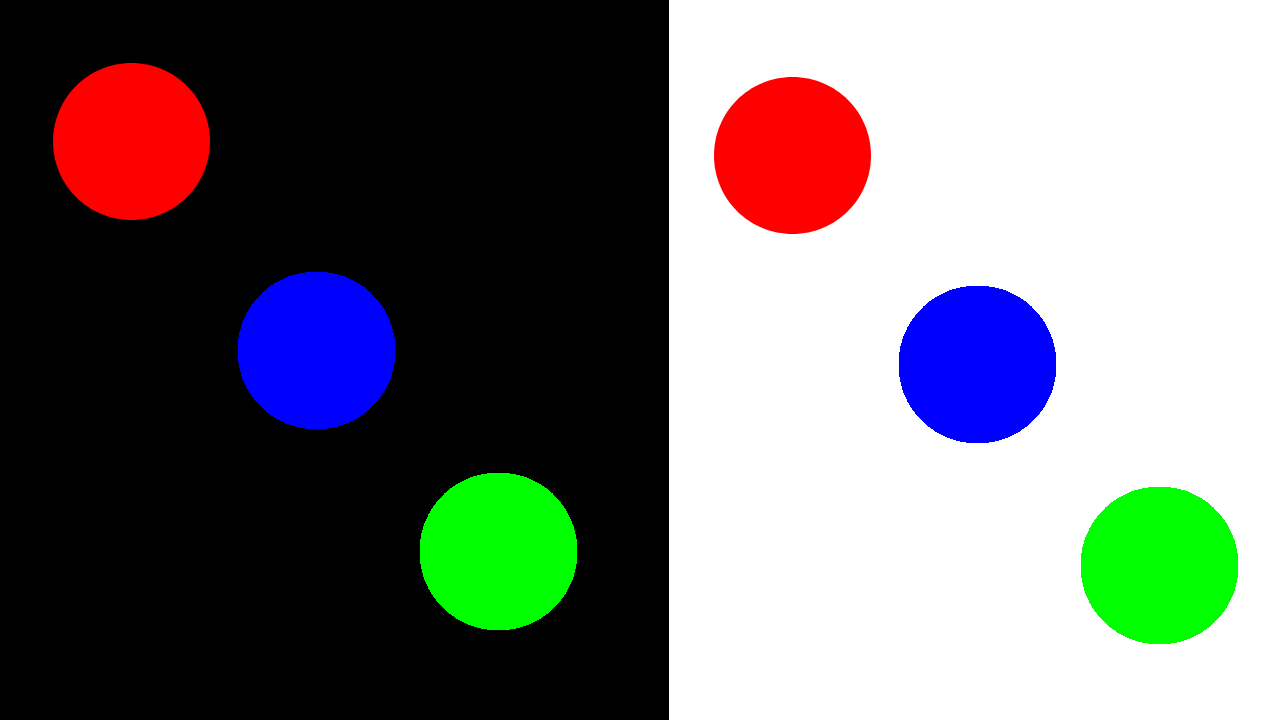
#> input picture bw_and_rgb.png, 1280 x 720 px
$ python generate_blur.py bw_and_rgb.png
#> lines starting #> are read from the running program, lines starting #| are printed output that depends on the picture
import cv2
import os
import sys
import numpy as np
from matplotlib import pyplot as plt

def blur_and_write_image(img_src, dst_dir, kernel_size):
#> called with img_src = 'bw_and_rgb.png', kernel_size = 10
    img_src = os.path.abspath(img_src)
    img_dst = os.path.join(os.path.abspath(dst_dir), f"blurred_{kernel_size}.png")
    img = cv2.imread(img_src)
#> img is the input picture: shape (720, 1280, 3); mean B, G, R 116.4, 116.4, 116.2
    blur = cv2.blur(img, (kernel_size,kernel_size))
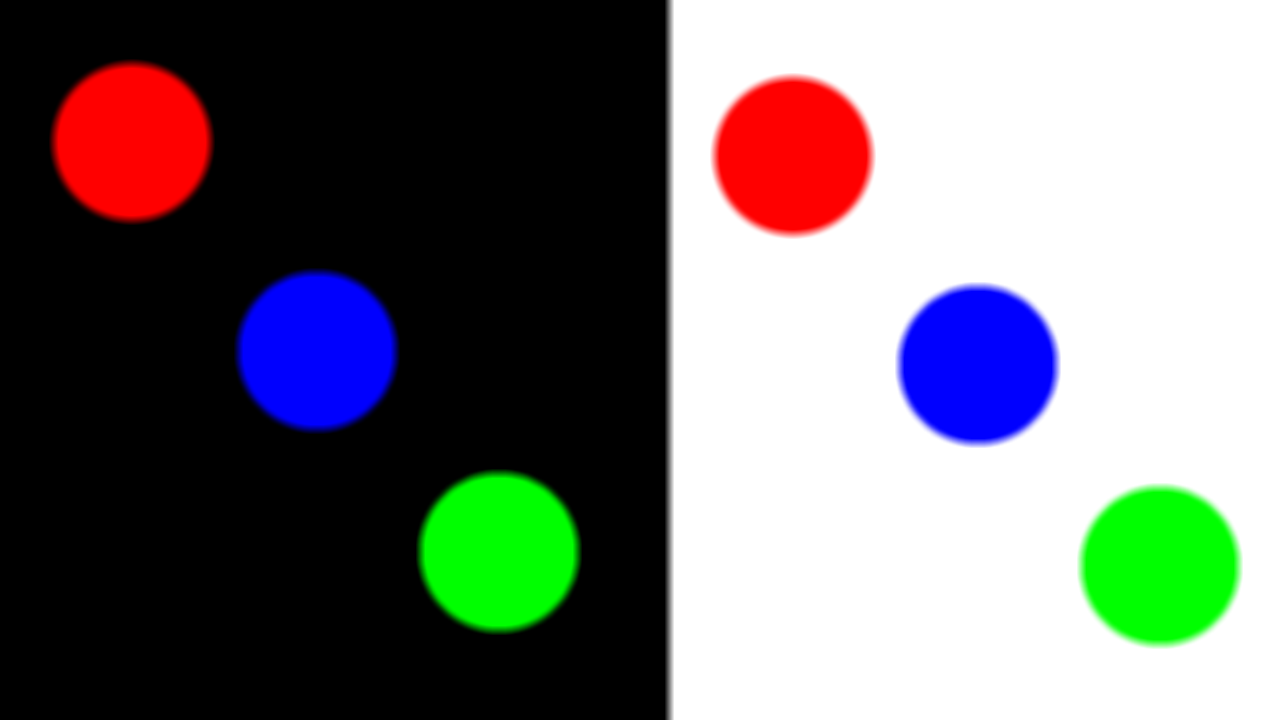
#> blur: shape (720, 1280, 3); mean B, G, R 116.3, 116.3, 116.1
    cv2.imwrite(img_dst, blur)

def repeat_blurs_and_write_image(img_src, dst_dir, repeat, kernel_size = 15):
#> called with img_src = 'bw_and_rgb.png', repeat = 1, kernel_size = 15
    img_src = os.path.abspath(img_src)
    img_dst = os.path.join(os.path.abspath(dst_dir), f"repeated_{repeat}_times.png")
    img = cv2.imread(img_src)
    for i in range(repeat):
        blur = cv2.blur(img, (kernel_size,kernel_size))
#> this loop made 1 pass
#> pass 1, in repeat_blurs_and_write_image, `blur = cv2.blur(img, (kernel_size,kernel_size))`:
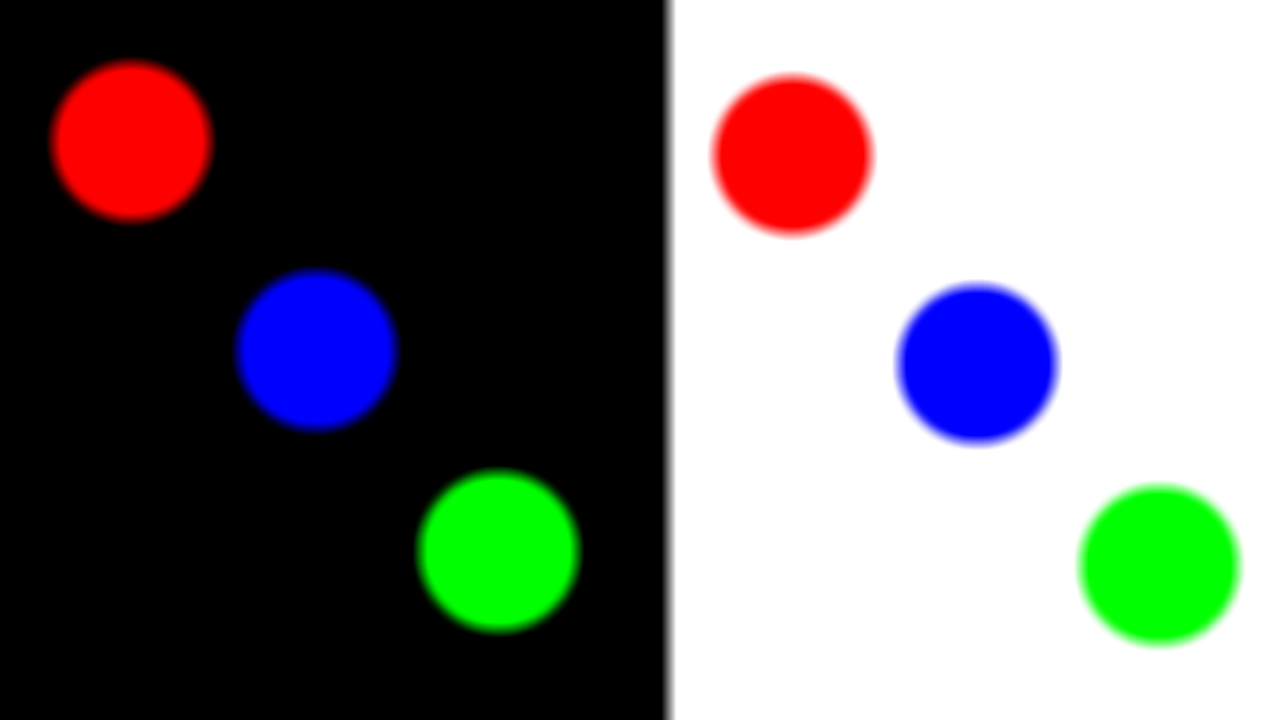
#> blur: shape (720, 1280, 3); mean B, G, R 116.4, 116.4, 116.2
    cv2.imwrite(img_dst, blur)

def create_increasing_kernels(img_src, dst_dir, start = 10, end = 90, delta = 20):
    output_dir = os.path.join(dst_dir, f"{img_src.split('.')[0]}_inc_kernels")
    img_src = os.path.abspath(img_src)
    os.makedirs(os.path.abspath(output_dir), exist_ok=True)

    for i in range(start, end, delta):
        blur_and_write_image(img_src, output_dir, i)


def create_repeated_blurs(img_src, dst_dir, start = 1, end = 5, delta = 1):
    output_dir = os.path.join(dst_dir, f"{img_src.split('.')[0]}_repeated_blurs")
    img_src = os.path.abspath(img_src)
    os.makedirs(os.path.abspath(output_dir), exist_ok=True)

    for i in range(start, end, delta):
        repeat_blurs_and_write_image(img_src, output_dir, i)


def main():
    if len(sys.argv) < 2:
        print("Not enough arguments")
        return 1
    filename = sys.argv[1]
    output_directory = os.path.join(".", f'{os.path.basename(filename)}_output'.replace('.', '_'))
    os.makedirs(output_directory, exist_ok=True)
    create_increasing_kernels(filename, output_directory)
    create_repeated_blurs(filename, output_directory)

if __name__ == '__main__':
    main()
